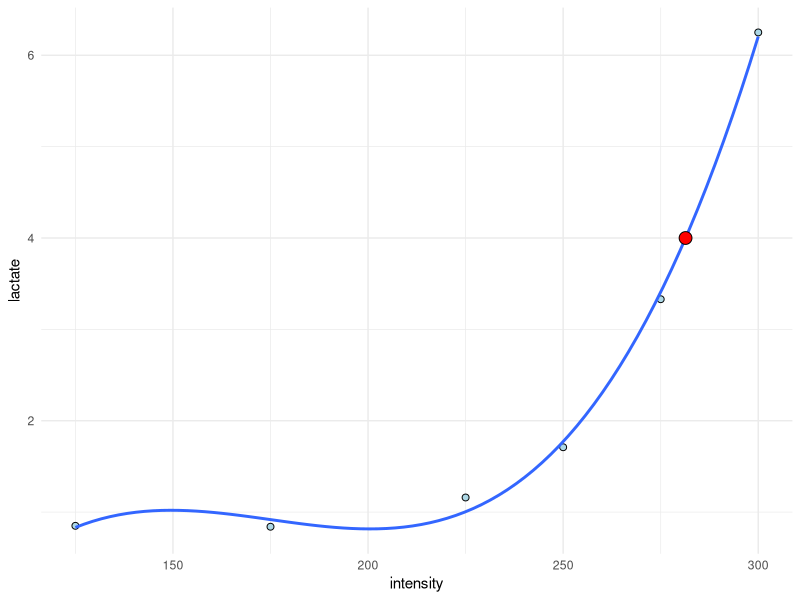

The R script that drew this image:
## ---- chunk 1
knitr::opts_chunk$set(echo = TRUE, warning = FALSE, message = FALSE)
## ---- chunk 2

library(tidyverse); library(readxl)

# Save the data in an object 
dat <- read_excel("./data/cyclingStudy.xlsx", na = "NA") %>%
        filter(timepoint == "pre", subject == "7") %>%
   select(subject, lac.125:lac.375) %>%
   pivot_longer(names_to = "intensity", 
                values_to = "lactate", 
                cols = lac.125:lac.375) %>%
   mutate(intensity = gsub("lac.", "", intensity), 
          intensity = as.numeric(intensity)) %>%
   filter(!is.na(lactate))

## ---- chunk 3
# A model with a straight line
m <- lm(lactate ~ intensity, data = dat)

# A model with 2nd degree polynomial
m2 <- lm(lactate ~ poly(intensity,2), data = dat)

# A model with 3rd degree polynomial
m3 <- lm(lactate ~ poly(intensity,3), data = dat)


library(knitr)

data.frame(model = c("Straight line", 
                     "Second degree polynomial", 
                     "Third degree polynomial"), 
           R.squared = c(round(summary(m)$r.squared, 3), 
                         round(summary(m2)$r.squared, 3), 
                         round(summary(m3)$r.squared, 3)))  %>%
  kable(caption = c("Model", "R-squared"))
                         
## ---- chunk 4

predict(m3, newdata = data.frame(intensity = 281.3))

## ---- chunk 5
new_data <- data.frame(intensity = seq(from = 125, to = 300, by = 0.01))
## ---- chunk 6
preds <- predict(m3, newdata = new_data)
## ---- chunk 7
closest <- function(xv, sv) {
                  which(abs(xv-sv) == min(abs(xv-sv)))}
## ---- chunk 8
intensity_at_4mmol <- new_data[closest(preds, 4), ]
## ---- chunk 9

 read_excel("./data/cyclingStudy.xlsx", na = "NA") %>%
        filter(timepoint == "pre", subject == "7") %>%
   select(subject, lac.125:lac.375) %>%
   pivot_longer(names_to = "intensity", 
                values_to = "lactate", 
                cols = lac.125:lac.375) %>%
   mutate(intensity = gsub("lac.", "", intensity), 
          intensity = as.numeric(intensity)) %>%
   filter(!is.na(lactate)) %>%
   ggplot(aes(intensity, lactate)) + 
  geom_point(shape = 21, size = 2, fill = "lightblue") +
  # Add curved line 
  geom_smooth(method = "lm", se = FALSE, formula = y ~ poly(x, 3)) +
  
  # Add a predicted point
  geom_point(data = data.frame(lactate = 4, intensity = intensity_at_4mmol), 
             shape = 21, 
             fill = "red", 
             size = 4) +
  
  theme_minimal()
   
